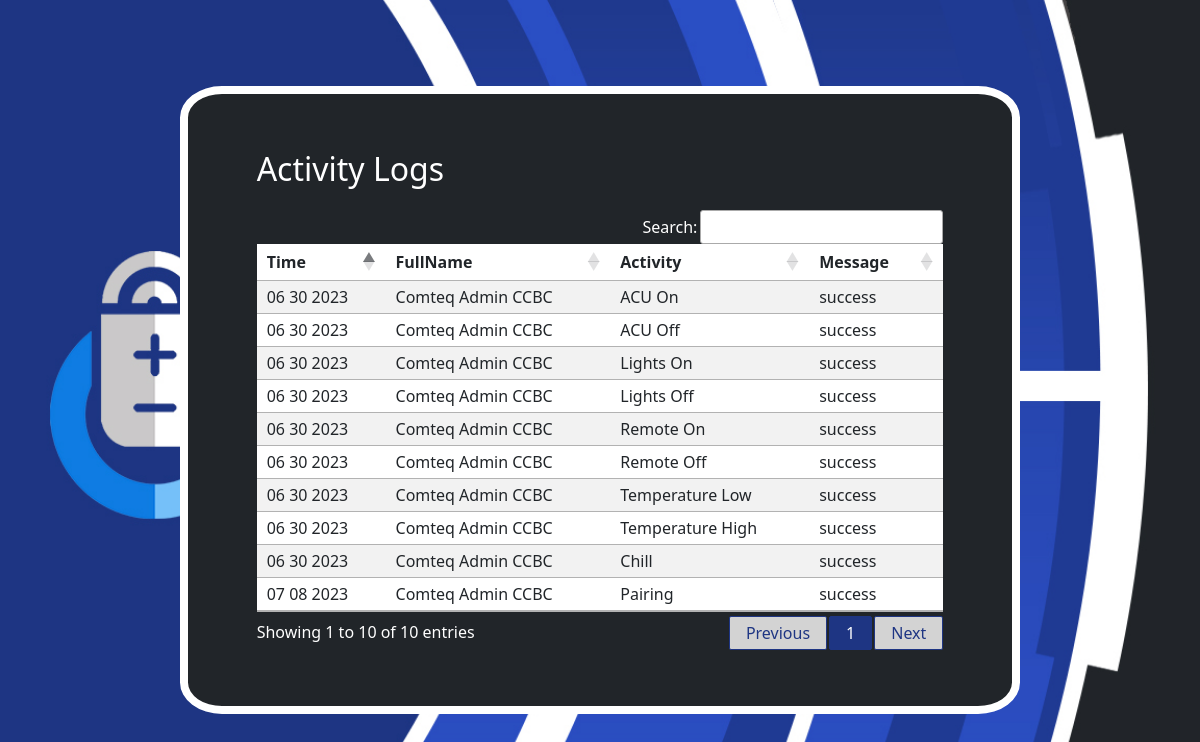
Screenshot of /iot/activity-logs.php (signed in) with the database file from the repository.
### tables this page shows
CREATE TABLE `logs` (
  `ID` int(11) NOT NULL,
  `UserID` int(11) DEFAULT NULL,
  `ActivityID` int(11) DEFAULT NULL,
  `LogText` varchar(255) DEFAULT NULL,
  `Timestamp` timestamp NOT NULL DEFAULT current_timestamp() ON UPDATE current_timestamp(),
  `Date` date DEFAULT NULL,
  `Time` time DEFAULT NULL
);

CREATE TABLE `users` (
  `ID` int(11) NOT NULL,
  `Username` varchar(255) DEFAULT NULL,
  `Password` varchar(255) DEFAULT NULL,
  `FullName` varchar(255) DEFAULT NULL,
  `UserRole` varchar(255) DEFAULT NULL,
  `Status` int(11) NOT NULL
);

CREATE TABLE `activities` (
  `ID` int(11) NOT NULL,
  `DeviceID` int(11) DEFAULT NULL,
  `ActivityType` varchar(255) DEFAULT NULL
);

### iot/activity-logs.php (the view, shortened to what this page needs)
<?php
include 'D:/xampp/htdocs/iot/php_insert/insertAccount.php';
if (isset($_SESSION['ID']) && isset($_SESSION['Username'])) {
?>
    <!DOCTYPE html>
    <html lang="en">
    <head>
        <link rel="stylesheet" type="text/css" href="https://cdn.datatables.net/1.10.25/css/jquery.dataTables.min.css">
        <link rel="stylesheet" type="text/css" href="https://cdn.datatables.net/buttons/1.7.1/css/buttons.dataTables.min.css">
        <link rel="stylesheet" href="assets/css/bootstrap.min.css">
        <link rel="stylesheet" href="assets/css/header.css">
        <link rel="stylesheet" href="assets/css/activity-logs.css">
    </head>
    <body>
        <main>
            <div class="container">
                <div class="col-10">
                    <h2>Activity Logs</h2>
                    <table id="activity-logs" class="table table-striped" style="background-color: white; width: 100%;">
                        <thead>
                            <tr>
                                <th>Time</th>
                                <th>FullName</th>
                                <th>Activity</th>
                                <th>Message</th>
                            </tr>
                        </thead>
                        <tbody>
                            <?php
                          $sqldb = "SELECT logs.Date, users.FullName, activities.ActivityType, LogText FROM logs,users,activities WHERE logs.UserID = users.ID AND logs.ActivityID = activities.ID";
                          $result = mysqli_query($conn, $sqldb);
                          if ($result && mysqli_num_rows($result) > 0) {
                              while ($row = mysqli_fetch_assoc($result)) {
                                  $Date = date("m d Y", strtotime($row['Date']));
                                  $FullName = $row['FullName'];
                                  $Activity = $row['ActivityType'];
                                  $Message = $row['LogText'];
                                  echo '<tr>
                                  <td data-order="' . $Date . '">' . $Date . '</td>
                                  <td>' . $FullName . '</td>
                                  <td>' . $Activity . '</td>
                                  <td>' . $Message . '</td>
                                  </tr>';
                              }
                          }
                            ?>
                        </tbody>
                    </table>
                </div>
            </div>
        </main>
    </body>
</html>
<?php
} else {
    header("Location: login.php");
    exit();
}
?>

### iot/assets/css/activity-logs.css (style rules this page uses)
body { background-image: url(../img/utoolity-bg2.jpg); background-position: center !important; background-repeat: no-repeat !important; background-size: cover !important; line-height: 1; height: 100vh; }
main, .container { display: flex; justify-content: center; align-items: center; }
main { height: 100vh; }
main > .container { background-color: #212529; width: 70vw !important; padding: 7vh 0; border-radius: 5%; border: 0.5em solid white; }
h2, p { color: white !important; margin-bottom: 0.7em; }

### rows the page displays
logs: Date "06 30 2023", UserID.FullName "Comteq Admin CCBC", ActivityID.ActivityType "ACU On", LogText "success"
logs: Date "06 30 2023", UserID.FullName "Comteq Admin CCBC", ActivityID.ActivityType "ACU Off", LogText "success"
logs: Date "06 30 2023", UserID.FullName "Comteq Admin CCBC", ActivityID.ActivityType "Lights On", LogText "success"
logs: Date "06 30 2023", UserID.FullName "Comteq Admin CCBC", ActivityID.ActivityType "Lights Off", LogText "success"
logs: Date "06 30 2023", UserID.FullName "Comteq Admin CCBC", ActivityID.ActivityType "Remote On", LogText "success"
logs: Date "06 30 2023", UserID.FullName "Comteq Admin CCBC", ActivityID.ActivityType "Remote Off", LogText "success"
logs: Date "06 30 2023", UserID.FullName "Comteq Admin CCBC", ActivityID.ActivityType "Temperature Low", LogText "success"
logs: Date "06 30 2023", UserID.FullName "Comteq Admin CCBC", ActivityID.ActivityType "Temperature High", LogText "success"
logs: Date "06 30 2023", UserID.FullName "Comteq Admin CCBC", ActivityID.ActivityType "Chill", LogText "success"
logs: Date "07 08 2023", UserID.FullName "Comteq Admin CCBC", ActivityID.ActivityType "Pairing", LogText "success"
